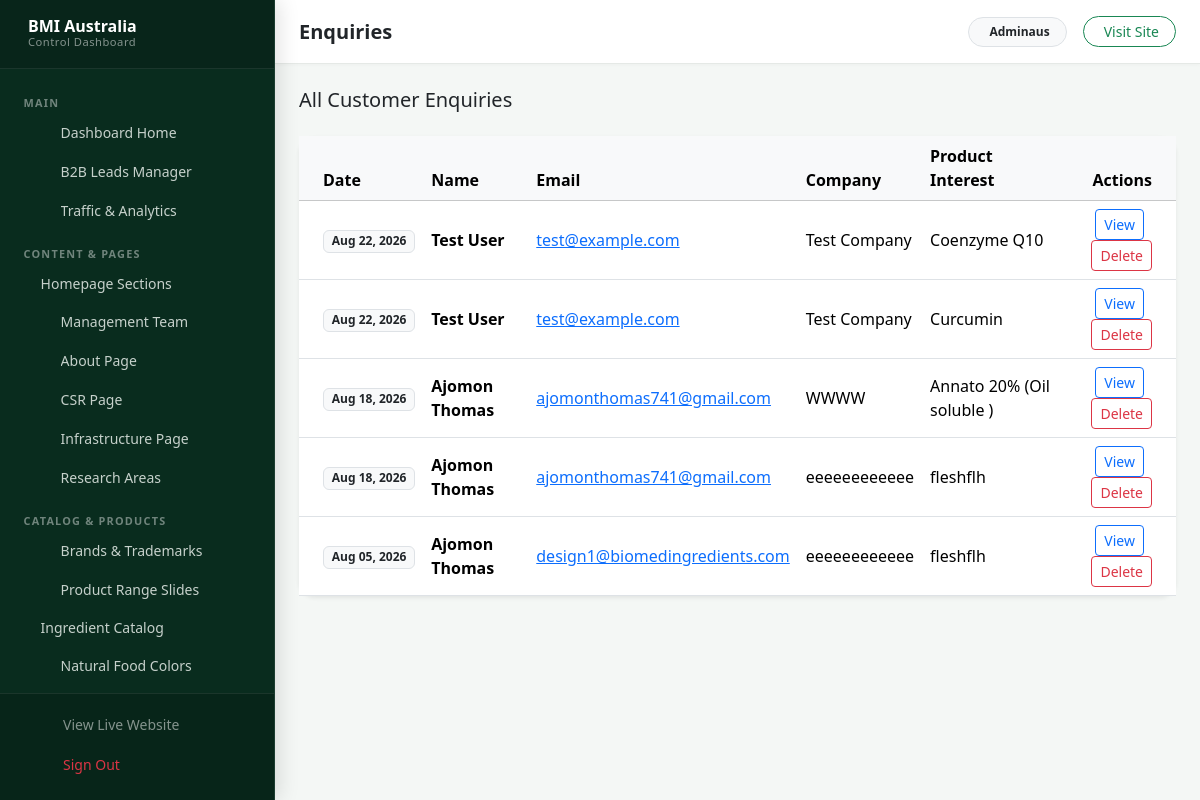
Before: /dashboard/enquiries/ (signed in) with the older database file.
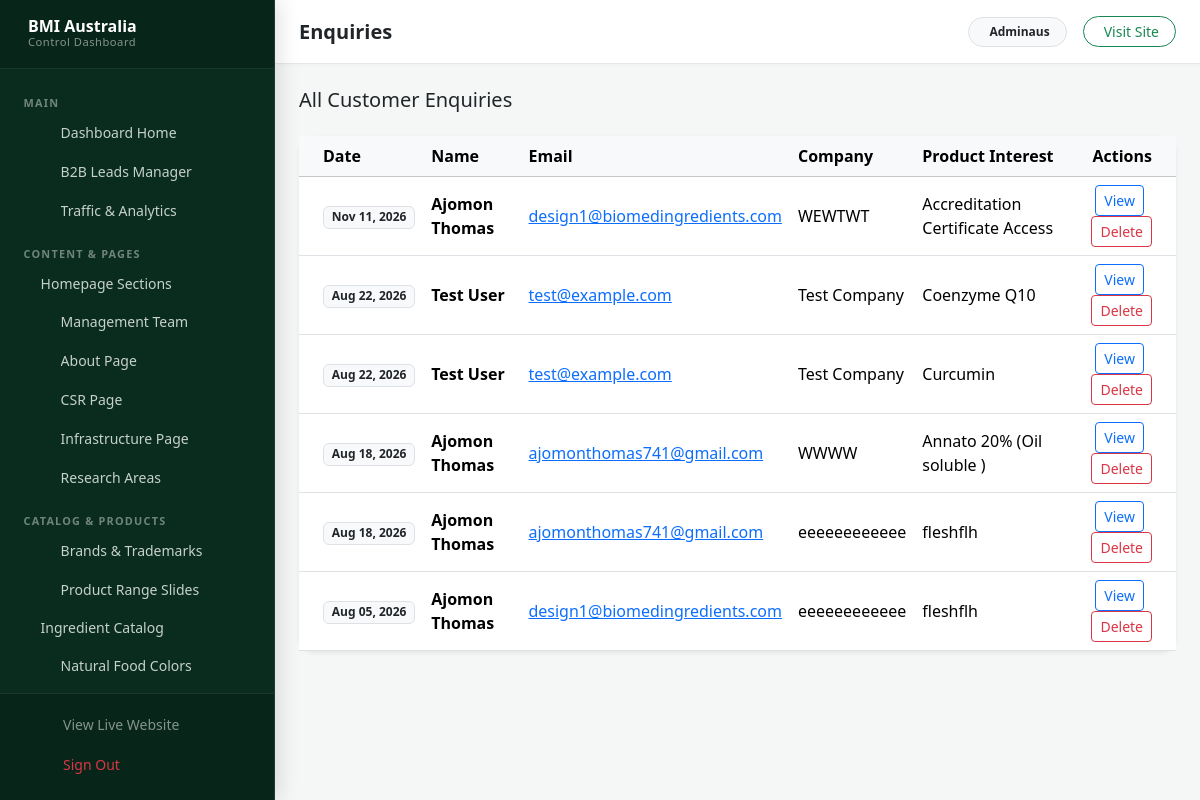
After: the same page with the newer database file.
### main/models.py (models this page shows, shortened)
class Enquiry(models.Model):
    full_name = models.CharField(max_length=255)
    company = models.CharField(max_length=255, blank=True, null=True)
    email = models.EmailField()
    product_name = models.CharField(max_length=255)
    message = models.TextField()
    created_at = models.DateTimeField(auto_now_add=True)
    class Meta:
        ordering = ['-created_at']
        verbose_name_plural = "Enquiries"

### main/views.py (the view)
# urls.py: path('dashboard/enquiries/', views.manage_enquiries, name='manage_enquiries'),
@login_required(login_url='dashboard_login')
def manage_enquiries(request):
    enquiries = Enquiry.objects.all()
    return render(request, 'main/dashboard/enquiries/list.html', {'enquiries': enquiries})

### templates/main/dashboard/enquiries/list.html (shortened to what this page needs)
{% extends 'main/dashboard/dashboard_base.html' %}
{% block header_title %}Enquiries{% endblock %}
{% block dashboard_content %}
<div class="d-flex justify-content-between align-items-center mb-4">
    <h5 class="mb-0">All Customer Enquiries</h5>
</div>
<div class="card shadow-sm border-0 rounded-4">
    <div class="card-body p-0">
        <div class="table-responsive">
            <table class="table table-hover align-middle mb-0">
                <thead class="table-light">
                    <tr>
                        <th class="ps-4">Date</th>
                        <th>Name</th>
                        <th>Email</th>
                        <th>Company</th>
                        <th>Product Interest</th>
                        <th class="text-end pe-4">Actions</th>
                    </tr>
                </thead>
                <tbody>
                    {% for item in enquiries %}
                    <tr>
                        <td class="ps-4"><span class="badge bg-light text-dark border">{{ item.created_at|date:"M d, Y" }}</span></td>
                        <td class="fw-bold">{{ item.full_name }}</td>
                        <td><a href="mailto:{{ item.email }}">{{ item.email }}</a></td>
                        <td>{{ item.company|default:"-" }}</td>
                        <td>{{ item.product_name }}</td>
                        <td class="text-end pe-4">
                            <button type="button" class="btn btn-sm btn-outline-primary me-2" data-bs-toggle="modal" data-bs-target="#enquiryModal{{ item.pk }}">
                                 View
                            </button>
                            <form action="{% url 'delete_enquiry' item.pk %}" method="post" class="d-inline" onsubmit="return confirm('Are you sure you want to delete this enquiry?');">
                                <button type="submit" class="btn btn-sm btn-outline-danger">
                                     Delete
                                </button>
                            </form>
                        </td>
                    </tr>
                    {% endfor %}
                </tbody>
            </table>
        </div>
    </div>
</div>
{% endblock %}

Changed rows visible on the page:
added Enquiry: created_at "Nov 11, 2026", full_name "Ajomon Thomas", email "design1@biomedingredients.com", company "WEWTWT", product_name "Accreditation Certificate Access"
